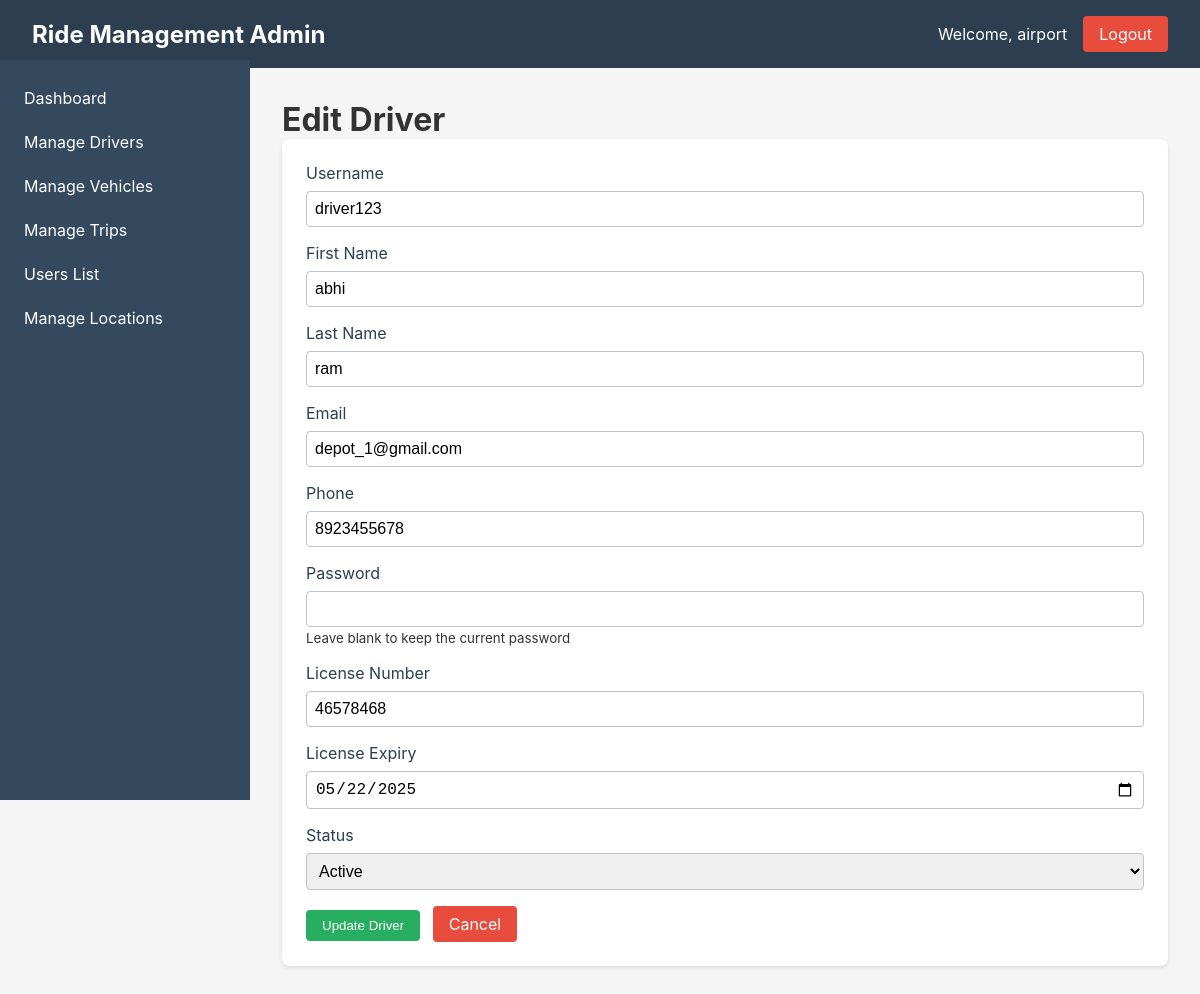
Screenshot of /drivers/edit/3/ (signed in) with the database file from the repository.
### ride_management/models.py (models this page shows, shortened)
class CustomUser(AbstractUser):
    USER_TYPE_CHOICES = (
        ('admin', 'Admin'),
        ('user', 'User'),
        ('driver', 'Driver'),
    )
    user_type = models.CharField(max_length=10, choices=USER_TYPE_CHOICES, default='user')
    phone = models.CharField(max_length=15, blank=True)
    class Meta:
        db_table = 'users'

class Driver(models.Model):
    user = models.OneToOneField(CustomUser, on_delete=models.CASCADE)
    license_number = models.CharField(max_length=50)
    license_expiry = models.DateField()
    status = models.CharField(max_length=20, choices=[
        ('active', 'Active'),
        ('inactive', 'Inactive'),
        ('on_trip', 'On Trip')
    ], default='inactive')
    created_at = models.DateTimeField(auto_now_add=True)

### ride_management/views.py (the view)
# urls.py: path('drivers/edit/<int:driver_id>/', views.edit_driver, name='edit_driver'),
@login_required
def edit_driver(request, driver_id):
    if request.user.user_type != 'admin':
        return redirect('login')
    driver = get_object_or_404(Driver, id=driver_id)
    if request.method == 'POST':
        form = DriverForm(request.POST, instance=driver)
        if form.is_valid():
            try:
                form.save()
                return redirect('drivers_list')
            except Exception as e:
                if 'unique constraint' in str(e).lower() or 'duplicate key' in str(e).lower():
                    if 'username' in str(e).lower():
                        form.add_error('username', 'This username is already taken')
                    elif 'email' in str(e).lower():
                        form.add_error('email', 'This email is already registered')
                    else:
                        form.add_error(None, f"Database error: {str(e)}")
                else:
                    form.add_error(None, f"Error saving driver: {str(e)}")
    else:
        form = DriverForm(instance=driver)
    return render(request, 'admin/edit_driver.html', {'form': form, 'driver': driver})

### ride_management/forms.py (shortened to what this page needs)
class DriverForm(forms.ModelForm):
    username = forms.CharField(max_length=30)
    first_name = forms.CharField(max_length=30)
    last_name = forms.CharField(max_length=30)
    email = forms.EmailField()
    phone = forms.CharField(max_length=15)
    password = forms.CharField(widget=forms.PasswordInput(), required=False,
                             help_text="Leave blank to keep the current password")
    class Meta:
        model = Driver
        fields = ['license_number', 'license_expiry', 'status']
        widgets = {
            'license_expiry': forms.DateInput(attrs={'type': 'date'}),
        }
    def __init__(self, *args, **kwargs):
        super().__init__(*args, **kwargs)
        if self.instance.pk:
            self.fields['username'].initial = self.instance.user.username
            self.fields['first_name'].initial = self.instance.user.first_name
            self.fields['last_name'].initial = self.instance.user.last_name
            self.fields['email'].initial = self.instance.user.email
            self.fields['phone'].initial = self.instance.user.phone
            self.fields['password'].help_text = "Leave blank to keep the current password"

### ride_management/templates/admin/edit_driver.html (shortened to what this page needs)
{% extends 'base.html' %}
{% block content %}
<h1>Edit Driver</h1>
<div class="card">
    <form method="post">
        <div class="form-group">
            <label for="{{ form.username.id_for_label }}">Username</label>
            {{ form.username }}
        </div>
        <div class="form-group">
            <label for="{{ form.first_name.id_for_label }}">First Name</label>
            {{ form.first_name }}
        </div>
        <div class="form-group">
            <label for="{{ form.last_name.id_for_label }}">Last Name</label>
            {{ form.last_name }}
        </div>
        <div class="form-group">
            <label for="{{ form.email.id_for_label }}">Email</label>
            {{ form.email }}
        </div>
        <div class="form-group">
            <label for="{{ form.phone.id_for_label }}">Phone</label>
            {{ form.phone }}
        </div>
        <div class="form-group">
            <label for="{{ form.password.id_for_label }}">Password</label>
            {{ form.password }}
            {% if form.password.help_text %}<small class="form-text text-muted">{{ form.password.help_text }}</small>{% endif %}
        </div>
        <div class="form-group">
            <label for="{{ form.license_number.id_for_label }}">License Number</label>
            {{ form.license_number }}
        </div>
        <div class="form-group">
            <label for="{{ form.license_expiry.id_for_label }}">License Expiry</label>
            {{ form.license_expiry }}
        </div>
        <div class="form-group">
            <label for="{{ form.status.id_for_label }}">Status</label>
            {{ form.status }}
        </div>
        <button type="submit" class="btn btn-success">Update Driver</button>
        <a href="{% url 'drivers_list' %}" class="btn btn-danger">Cancel</a>
    </form>
</div>
{% endblock %}

### ride_management/templates/base.html (shortened to what this page needs)
<!DOCTYPE html>
<html lang="en">
<head>
</head>
<body>
    <nav class="navbar">
        <h1>Ride Management Admin</h1>
        <div class="navbar-right">
            <span>Welcome, {{ user.username }}</span>
            <a href="{% url 'logout' %}" class="logout-btn">Logout</a>
        </div>
    </nav>
    <div class="sidebar">
        <a href="{% url 'dashboard' %}" {% if request.resolver_match.url_name == 'dashboard' %}class="active"{% endif %}>Dashboard</a>
        <a href="{% url 'drivers_list' %}" {% if 'drivers' in request.resolver_match.url_name %}class="active"{% endif %}>Manage Drivers</a>
        <a href="{% url 'vehicles_list' %}" {% if 'vehicles' in request.resolver_match.url_name %}class="active"{% endif %}>Manage Vehicles</a>
        <a href="{% url 'trips_list' %}" {% if 'trips' in request.resolver_match.url_name %}class="active"{% endif %}>Manage Trips</a>
        <a href="{% url 'users_list' %}" {% if 'users' in request.resolver_match.url_name %}class="active"{% endif %}>Users List</a>
        <a href="{% url 'locations_list' %}" {% if 'locations' in request.resolver_match.url_name %}class="active"{% endif %}>Manage Locations</a>
    </div>
    <main class="main-content">
        {% block content %}
        {% endblock %}
    </main>
</body>
</html>

### ride_management/templates/base.html (style rules this page uses)
* { margin: 0; padding: 0; box-sizing: border-box; }
body { font-family: -apple-system, BlinkMacSystemFont, 'Segoe UI', Roboto, Oxygen, Ubuntu, sans-serif; background-color: #f5f5f5; color: #333; }
.navbar { background-color: #2c3e50; color: white; padding: 1rem 2rem; display: flex; justify-content: space-between; align-items: center; }
.navbar h1 { font-size: 1.5rem; }
.navbar-right { display: flex; align-items: center; gap: 1rem; }
.logout-btn { background-color: #e74c3c; color: white; border: none; padding: 0.5rem 1rem; border-radius: 4px; cursor: pointer; text-decoration: none; }
.sidebar { width: 250px; height: calc(100vh - 60px); background-color: #34495e; position: fixed; left: 0; top: 60px; padding: 1rem 0; }
.sidebar a { display: block; color: white; text-decoration: none; padding: 0.75rem 1.5rem; transition: background-color 0.3s; }
.main-content { margin-left: 250px; padding: 2rem; min-height: calc(100vh - 60px); }
.card { background-color: white; border-radius: 8px; box-shadow: 0 2px 4px rgba(0,0,0,0.1); padding: 1.5rem; margin-bottom: 1.5rem; }
.btn { background-color: #3498db; color: white; border: none; padding: 0.5rem 1rem; border-radius: 4px; cursor: pointer; text-decoration: none; display: inline-block; margin-right: 0.5rem; }
.btn-success { background-color: #27ae60; }
.btn-danger { background-color: #e74c3c; }
.form-group { margin-bottom: 1rem; }
.form-group label { display: block; margin-bottom: 0.5rem; color: #2c3e50; }
.form-group input, .form-group select, .form-group textarea { width: 100%; padding: 0.5rem; border: 1px solid #bdc3c7; border-radius: 4px; font-size: 1rem; }

### rows the page displays
CustomUser: username "airport"
CustomUser: username "driver123", first_name "abhi", last_name "ram", email "depot_1@gmail.com", phone "8923455678"
Driver: license_number "46578468", license_expiry "05/22/2025", status "Active"
